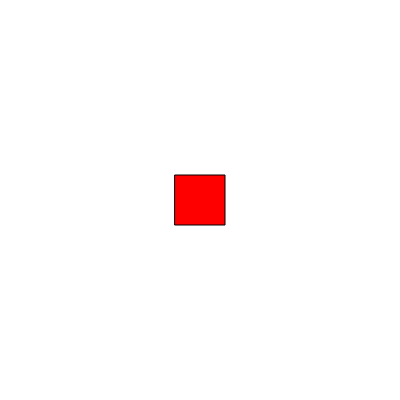
Frame 1 (no input)
Frame 60 (no input): identical to frame 1, image omitted
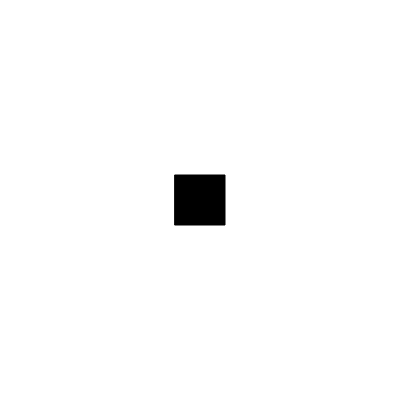
Frame 120 (the mouse pressed at the canvas centre since frame 60)

The p5.js sketch that drew these frames (run headless with seeded random() and noise() and a simulated clock; from frame 60 on, the mouse is pressed at the canvas centre):

// p5.js sketch
// ── sketch.js
/* eslint-disable no-undef, no-unused-vars */
let x = 200;
let y = 200;
let start = 0;
let stop = 0;
let isClick = false;

function setup() {
  createCanvas(400, 400);
  rectMode(CENTER);
  angleMode(DEGREES);
}

function draw() {
  background("white");

  let isHover = mouseX > 175 && mouseX < 225 && mouseY > 175 && mouseY < 225;

  if (isClick === true) {
    fill("black");
  } else {
    fill("red");
  }
  square(x, y, 50);

  if (isHover && !isClick) {
    push();
    stroke("green");
    noFill();
    circle(200, 200, 100);
    strokeWeight(5);
    stop = stop + 10;
    arc(x, y, 100, 100, start - 90, stop - 90);

    if (stop >= 360) {
      isClick = true;
      stop = 0;
    } else {
      isClick = false;
    }
    pop();
  }

  if (!isHover) {
    isClick = false;
    stop = 0;
  }
}

// ── ProgressArc.js
function createProgressArc(x, y, d = 100, color = "green", width = 5) {
  let start = 0;
  let stop = 0;
  let isClick = false;
  let isHover = false;

  return {
    update() {
      isHover = dist(x, y, mouseX, mouseY) <= d / 2;

      if (isHover && !isClick) {
        push();
        stroke(color);
        noFill();
        circle(x, y, d);
        strokeWeight(width);
        strokeCap(SQUARE);
        stop = stop + 10;
        arc(x, y, d - width, d - width, start - 90, stop - 90);

        if (stop >= 360) {
          isClick = true;
          stop = 0;
        } else {
          isClick = false;
        }
        pop();
      }

      if (!isHover) {
        isClick = false;
        stop = 0;
      }

      return isClick;
    }
  };
}
